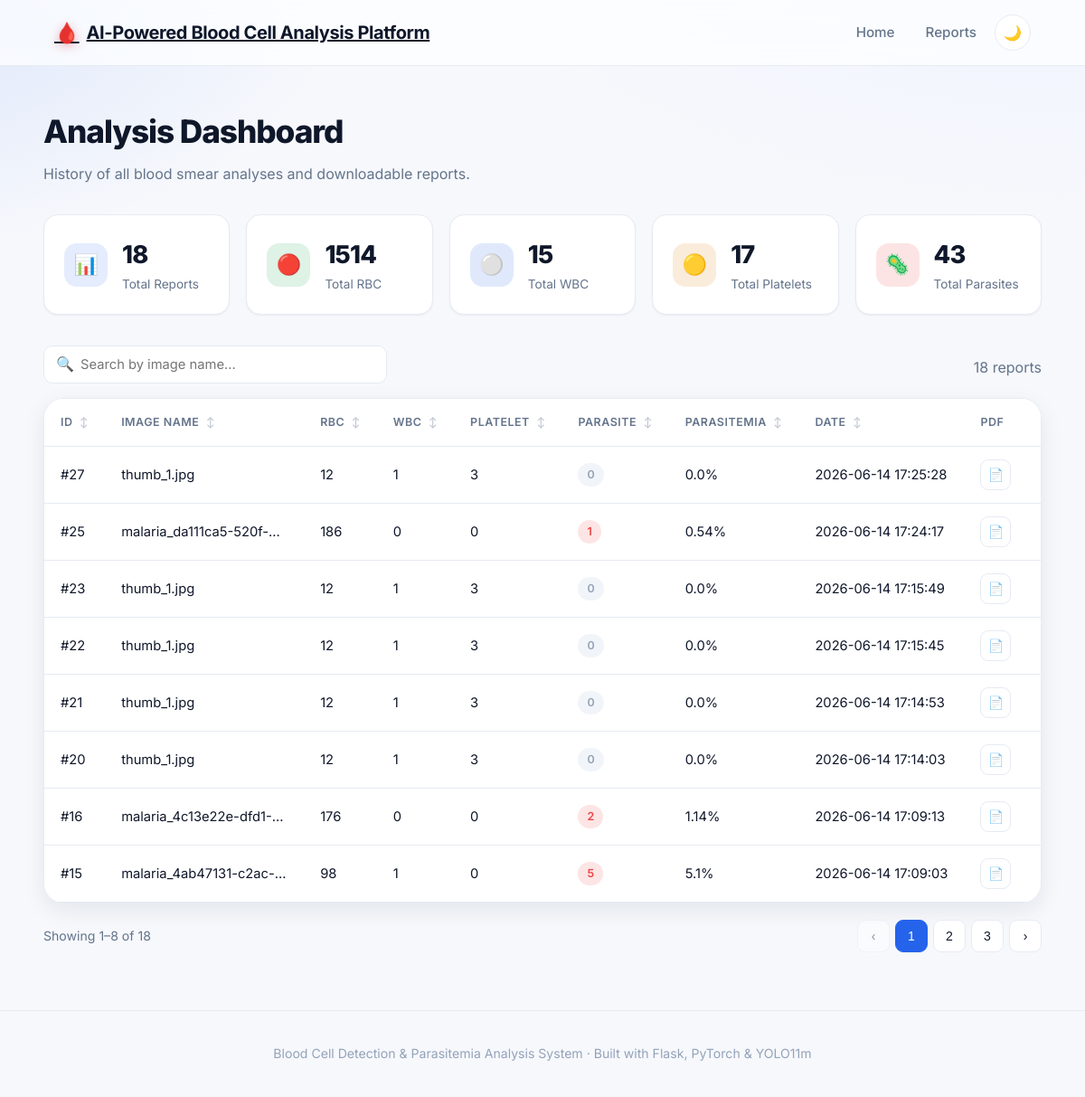
Page /reports on the committed database.
### tables this page shows
CREATE TABLE reports (
            id              INTEGER PRIMARY KEY AUTOINCREMENT,

            image_name      TEXT,
            output_image    TEXT,

            rbc_count       INTEGER,
            wbc_count       INTEGER,
            platelet_count  INTEGER,
            parasite_count  INTEGER,

            parasitemia     REAL,

            pdf_path        TEXT,
            csv_path        TEXT,

            created_at      TEXT
        );

### app.py (the view)
@app.route("/reports")
def reports():
    report_data = get_all_reports()
    stats = get_summary_stats()
    return render_template(
        "reports.html",
        reports=report_data,
        stats=stats,
    )

### utils/database.py (called while the page is built)
def get_connection():
    os.makedirs(os.path.dirname(DB_PATH), exist_ok=True)
    conn = sqlite3.connect(DB_PATH)
    conn.row_factory = sqlite3.Row
    return conn

def get_all_reports():
    conn = get_connection()
    cursor = conn.cursor()
    cursor.execute("SELECT * FROM reports ORDER BY id DESC")
    data = cursor.fetchall()
    conn.close()
    return data

def get_summary_stats():
    conn = get_connection()
    cursor = conn.cursor()
    cursor.execute("""
        SELECT
            COUNT(*)                         AS total_reports,
            COALESCE(SUM(rbc_count), 0)      AS total_rbc,
            COALESCE(SUM(wbc_count), 0)      AS total_wbc,
            COALESCE(SUM(platelet_count), 0) AS total_platelets,
            COALESCE(SUM(parasite_count), 0) AS total_parasites
        FROM reports
    """)
    row = cursor.fetchone()
    conn.close()
    return {
        "total_reports": row["total_reports"],
        "total_rbc": row["total_rbc"],
        "total_wbc": row["total_wbc"],
        "total_platelets": row["total_platelets"],
        "total_parasites": row["total_parasites"],
    }

### templates/reports.html (shortened to what this page needs)
<!DOCTYPE html>
<html lang="en">
<head>
    <link rel="stylesheet"
          href="{{ url_for('static', filename='css/style.css') }}">
</head>
<body>
<nav class="navbar">
    <a href="/" class="logo">
        <span class="logo-mark">🩸</span> AI-Powered Blood Cell Analysis Platform
    </a>
    <div class="nav-links">
        <a href="/">Home</a>
        <a href="/reports">Reports</a>
        <button id="themeToggle" class="theme-btn" aria-label="Toggle theme">🌙</button>
    </div>
</nav>
<div class="container">
    <div class="page-head">
        <h1 class="page-title">Analysis Dashboard</h1>
        <p class="page-sub">History of all blood smear analyses and downloadable reports.</p>
    </div>
    <div class="stat-row">
        <div class="kpi" style="animation-delay:.02s">
            <div class="kpi-icon i-reports">📊</div>
            <div>
                <div class="kpi-value">{{ stats.total_reports }}</div>
                <div class="kpi-label">Total Reports</div>
            </div>
        </div>
        <div class="kpi" style="animation-delay:.06s">
            <div class="kpi-icon i-rbc">🔴</div>
            <div>
                <div class="kpi-value">{{ stats.total_rbc }}</div>
                <div class="kpi-label">Total RBC</div>
            </div>
        </div>
        <div class="kpi" style="animation-delay:.1s">
            <div class="kpi-icon i-wbc">⚪</div>
            <div>
                <div class="kpi-value">{{ stats.total_wbc }}</div>
                <div class="kpi-label">Total WBC</div>
            </div>
        </div>
        <div class="kpi" style="animation-delay:.14s">
            <div class="kpi-icon i-platelet">🟡</div>
            <div>
                <div class="kpi-value">{{ stats.total_platelets }}</div>
                <div class="kpi-label">Total Platelets</div>
            </div>
        </div>
        <div class="kpi" style="animation-delay:.18s">
            <div class="kpi-icon i-parasite">🦠</div>
            <div>
                <div class="kpi-value">{{ stats.total_parasites }}</div>
                <div class="kpi-label">Total Parasites</div>
            </div>
        </div>
    </div>
    {% if reports and reports|length > 0 %}
    <div class="table-toolbar">
        <div class="search-box">
            <span class="search-icon">🔍</span>
            <input type="text" id="tableSearch" placeholder="Search by image name…">
        </div>
        <span class="page-sub" id="resultCount"></span>
    </div>
    <div class="table-wrapper">
        <table id="reportsTable">
            <thead>
                <tr>
                    <th class="sortable" data-key="num">ID <span class="sort-ind">↕</span></th>
                    <th class="sortable" data-key="text">Image Name <span class="sort-ind">↕</span></th>
                    <th class="sortable" data-key="num">RBC <span class="sort-ind">↕</span></th>
                    <th class="sortable" data-key="num">WBC <span class="sort-ind">↕</span></th>
                    <th class="sortable" data-key="num">Platelet <span class="sort-ind">↕</span></th>
                    <th class="sortable" data-key="num">Parasite <span class="sort-ind">↕</span></th>
                    <th class="sortable" data-key="num">Parasitemia <span class="sort-ind">↕</span></th>
                    <th class="sortable" data-key="text">Date <span class="sort-ind">↕</span></th>
                    <th>PDF</th>
                    <th>CSV</th>
                </tr>
            </thead>
            <tbody id="reportsBody">
                {% for report in reports %}
                {% set pdf_name = report['pdf_path'].split('/')[-1] if report['pdf_path'] else '' %}
                <tr data-search="{{ report['image_name']|lower }}">
                    <td data-sort="{{ report['id'] }}">#{{ report['id'] }}</td>
                    <td class="cell-name" data-sort="{{ report['image_name']|lower }}" title="{{ report['image_name'] }}">
                        {{ report['image_name'] }}
                    </td>
                    <td data-sort="{{ report['rbc_count'] }}">{{ report['rbc_count'] }}</td>
                    <td data-sort="{{ report['wbc_count'] }}">{{ report['wbc_count'] }}</td>
                    <td data-sort="{{ report['platelet_count'] }}">{{ report['platelet_count'] }}</td>
                    <td data-sort="{{ report['parasite_count'] }}">
                        {% if report['parasite_count'] > 0 %}
                            <span class="pill pos">{{ report['parasite_count'] }}</span>
                        {% else %}
                            <span class="pill zero">0</span>
                        {% endif %}
                    </td>
                    <td data-sort="{{ report['parasitemia'] }}">{{ report['parasitemia'] }}%</td>
                    <td data-sort="{{ report['created_at'] }}">{{ report['created_at'] }}</td>
                    <td>
                        {% if pdf_name %}
                            <a class="icon-btn" title="Download PDF"
                               href="{{ url_for('download_pdf', filename=pdf_name) }}">📄</a>
                        {% else %}—{% endif %}
                    </td>
                    <td>
                    </td>
                </tr>
                {% endfor %}
            </tbody>
        </table>
    </div>
    <div class="pagination" id="pagination">
        <span class="page-info" id="pageInfo"></span>
        <div class="page-controls" id="pageControls"></div>
    </div>
    {% endif %}
</div>
<footer>
    Blood Cell Detection &amp; Parasitemia Analysis System · Built with Flask, PyTorch &amp; YOLO11m
</footer>
</body>
</html>

### rows in the picture
reports: id "27", image_name "thumb_1.jpg", rbc_count "12", wbc_count "1", platelet_count "3", parasite_count "0", parasitemia "0.0", created_at "2026-06-14 17:25:28"
reports: id "25", image_name "malaria_da111ca5-520f-…", rbc_count "186", wbc_count "0", platelet_count "0", parasite_count "1", parasitemia "0.54", created_at "2026-06-14 17:24:17"
reports: id "23", image_name "thumb_1.jpg", rbc_count "12", wbc_count "1", platelet_count "3", parasite_count "0", parasitemia "0.0", created_at "2026-06-14 17:15:49"
reports: id "22", image_name "thumb_1.jpg", rbc_count "12", wbc_count "1", platelet_count "3", parasite_count "0", parasitemia "0.0", created_at "2026-06-14 17:15:45"
reports: id "21", image_name "thumb_1.jpg", rbc_count "12", wbc_count "1", platelet_count "3", parasite_count "0", parasitemia "0.0", created_at "2026-06-14 17:14:53"
reports: id "20", image_name "thumb_1.jpg", rbc_count "12", wbc_count "1", platelet_count "3", parasite_count "0", parasitemia "0.0", created_at "2026-06-14 17:14:03"
reports: id "16", image_name "malaria_4c13e22e-dfd1-…", rbc_count "176", wbc_count "0", platelet_count "0", parasite_count "2", parasitemia "1.14", created_at "2026-06-14 17:09:13"
reports: id "15", image_name "malaria_4ab47131-c2ac-…", rbc_count "98", wbc_count "1", platelet_count "0", parasite_count "5", parasitemia "5.1", created_at "2026-06-14 17:09:03"

### other values in the picture
{{ stats.total_reports }} "18"
{{ stats.total_rbc }} "1514"
{{ stats.total_wbc }} "15"
{{ stats.total_platelets }} "17"
{{ stats.total_parasites }} "43"
